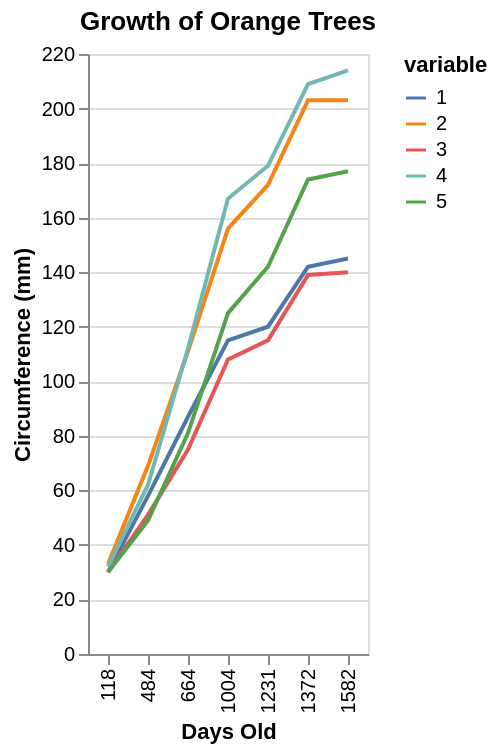

Write a Vega-Lite specification for this figure.
### Vega-Lite specification from a JSON file in a GitHub repository (floating-point values rounded to 4 significant figures)
{"$schema": "https://vega.github.io/schema/vega-lite/v5.json", "mark": "line", "title": "Growth of Orange Trees", "data": {"values": [{"sample": 118, "variable": 1, "value": 30}, {"sample": 484, "variable": 1, "value": 58}, {"sample": 664, "variable": 1, "value": 87}, {"sample": 1004, "variable": 1, "value": 115}, {"sample": 1231, "variable": 1, "value": 120}, {"sample": 1372, "variable": 1, "value": 142}, {"sample": 1582, "variable": 1, "value": 145}, {"sample": 118, "variable": 2, "value": 33}, {"sample": 484, "variable": 2, "value": 69}, {"sample": 664, "variable": 2, "value": 111}, {"sample": 1004, "variable": 2, "value": 156}, {"sample": 1231, "variable": 2, "value": 172}, {"sample": 1372, "variable": 2, "value": 203}, {"sample": 1582, "variable": 2, "value": 203}, {"sample": 118, "variable": 3, "value": 30}, {"sample": 484, "variable": 3, "value": 51}, {"sample": 664, "variable": 3, "value": 75}, {"sample": 1004, "variable": 3, "value": 108}, {"sample": 1231, "variable": 3, "value": 115}, {"sample": 1372, "variable": 3, "value": 139}, {"sample": 1582, "variable": 3, "value": 140}, {"sample": 118, "variable": 4, "value": 32}, {"sample": 484, "variable": 4, "value": 62}, {"sample": 664, "variable": 4, "value": 112}, {"sample": 1004, "variable": 4, "value": 167}, {"sample": 1231, "variable": 4, "value": 179}, {"sample": 1372, "variable": 4, "value": 209}, {"sample": 1582, "variable": 4, "value": 214}, {"sample": 118, "variable": 5, "value": 30}, {"sample": 484, "variable": 5, "value": 49}, {"sample": 664, "variable": 5, "value": 81}, {"sample": 1004, "variable": 5, "value": 125}, {"sample": 1231, "variable": 5, "value": 142}, {"sample": 1372, "variable": 5, "value": 174}, {"sample": 1582, "variable": 5, "value": 177}]}, "encoding": {"x": {"field": "sample", "type": "nominal", "title": "Days Old", "sort": null}, "y": {"field": "value", "type": "quantitative", "title": "Circumference (mm)"}, "color": {"field": "variable", "type": "nominal", "sort": null}}}
